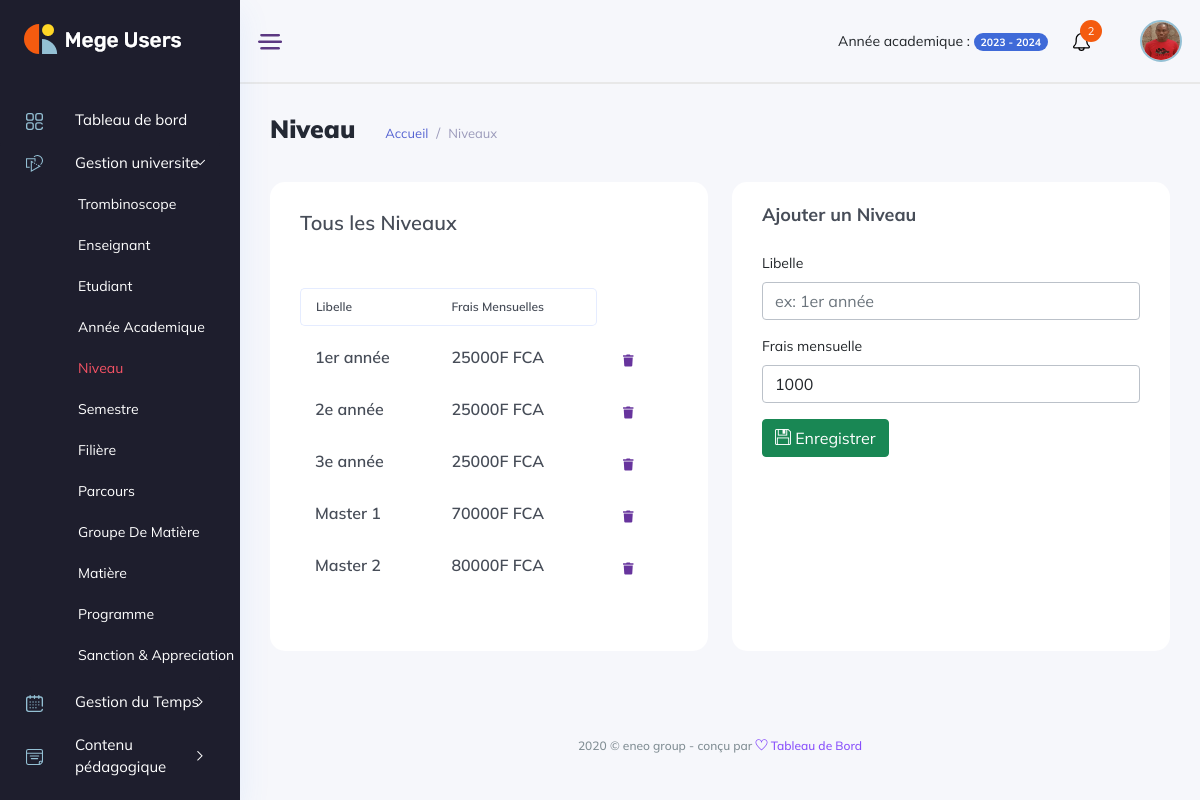
The page /gestion_universite/niveaux/ (signed in) on the database its author committed.
### backend/models/gestion_ecole.py (models this page shows, shortened)
class Level(models.Model):
    label = models.CharField(max_length=50)
    fees = models.IntegerField(default=1000)
    school = models.ForeignKey(Etablishment, on_delete=models.CASCADE, null=True)
    created_at = models.DateTimeField(auto_now_add=True)
    updated_at = models.DateTimeField(auto_now=True)

### manager_dashboard/views/gestion_universite_view.py (the view, shortened to what this page needs)
class LevelView(View):
    template = "manager_dashboard/gestion_universite/niveaux.html"
    def dispatch(self,request, *args, **kwargs):
        if not request.user.is_authenticated:
            return redirect('backend:login')
        if request.user.is_manager or request.user.is_admin:
            return super().dispatch(request, *args, **kwargs)
        return redirect('backend:logout')
    def get(self, request, *args, **kwargs):
        form = LevelForm()
        context = {'levels':Level.objects.filter(school=request.user.school), 'form':form}
        return render(request, template_name=self.template, context=context)

### backend/forms/gestion_ecole_forms.py
class LevelForm(forms.ModelForm):
    class Meta:
        model = Level
        fields = ['label', 'fees', 'school']
        widgets = {
            'label' : forms.TextInput(
                attrs={
                    'id': 'label',
                    'class': 'form-control',
                    'name': 'label',
                    'maxLength':'50',
                    'placeholder': 'ex: 1er année',
                    'required': True
                }
            ),
            'fees' : forms.NumberInput(
                attrs={
                    'class': 'form-control',
                    'required': True
                }
            ),
        }

### manager_dashboard/templates/manager_dashboard/gestion_universite/niveaux.html (shortened to what this page needs)
{% extends '../base.html' %}
{% load static %}
{% block content %}
<div class="main_content_iner overly_inner ">
    <div class="container-fluid p-0 ">
        <div class="row">
            <div class="col-12">
                <div class="page_title_box d-flex flex-wrap align-items-center justify-content-between">
                    <div class="page_title_left d-flex align-items-center">
                        <h3 class="f_s_25 f_w_700 dark_text mr_30">Niveau</h3>
                        <ol class="breadcrumb page_bradcam mb-0">
                            <li class="breadcrumb-item"><a class='text-primary' href='{% url "manager_dashboard:index" %}'>Accueil</a></li>
                            <li class="breadcrumb-item"><a href="">Niveaux</a></li>
                        </ol>
                    </div>
                </div>
            </div>
        </div>
        <div class="row">
            <div class="col-lg-6">
                <div class="white_card card_height_100 mb_30 pt-4">
                    <div class="white_card_body">
                        <div class="QA_section">
                            <div class="white_box_tittle list_header">
                                <h4>Tous les Niveaux </h4>
                            </div>
                            <div class="QA_table mb_30">
                                <table class="table lms_table_active ">
                                    <thead>
                                        <tr>
                                            <th scope="col">Libelle</th>
                                            <th scope="col">Frais mensuelles</th>
                                        </tr>
                                    </thead>
                                    <tbody id="elementList">
                                        {% for level in levels %}
                                            <tr data-id="{{ level.id }}">
                                                <td> <h6> {{ level.label }} <h6></td>
                                                    <td> <h6> {{ level.fees }}F FCA <h6></td>
                                                <td>
                                                    <div class="action_btns d-flex">
                                                        <a href="#" onclick='deleteLevel({{ level.id }})' class="action_btn"> <i class="fas fa-trash"></i> </a>
                                                    </div>
                                                </td>
                                            </tr>
                                        {% endfor %}
                                    </tbody>
                                </table>
                            </div>
                        </div>
                    </div>
                </div>
            </div>
            <div class="col-6">
                <div class="white_card card_height_100 mb_30">
                    <div class="white_card_header">
                        <div class="box_header m-0">
                            <div class="main-title">
                                <h3 class="m-0">Ajouter un Niveau</h3>
                            </div>
                        </div>
                    </div>
                    <div class="white_card_body">
                        <form method='post'>
                            <div class="mb-3">
                                <label class="form-label" for="libelle">Libelle</label>
                                {{ form.label }}
                            </div>
                            <div class="mb-3">
                                <label class="form-label" for="libelle">Frais mensuelle</label>
                                {{ form.fees }}
                            </div>
                            <button type="submit" class="btn btn-success"> <i class="ti-save"></i> Enregistrer</button>
                        </form>
                    </div>
                </div>
            </div>
        </div>
    </div>
</div>
{% endblock content %}

### rows shown on the page
Level: label "1er année", fees "25000"
Level: label "2e année", fees "25000"
Level: label "3e année", fees "25000"
Level: label "Master 1", fees "70000"
Level: label "Master 2", fees "80000"
